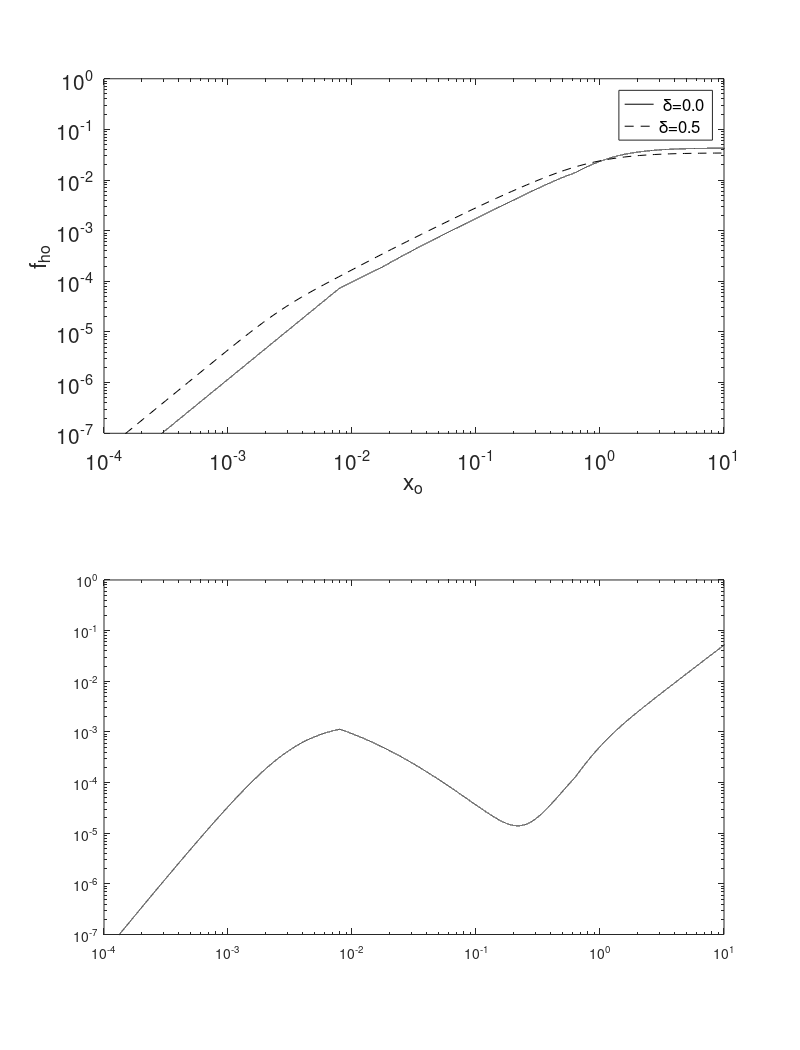

MATLAB code to generate this figure: (Note: this script raises an error after producing the figure.)
% model_floc_paper_crs.m
% CRS comments on original code from:

%This software is in support of the paper
% 'Modelling acoustic scattering by suspended flocculating sediments'
%by Peter D. Thorne1, Iain T. MacDonald and Christopher E. Vincent in Continental Shelf Research

% The program is for educational use and not for comercial purposes.
% The code is unsupported.

%1 The form function is calculated for the primary, intermediate and fully formed flocs as a function of particle size
%2 The average form function is calculated for the primary, intermediate and fully formed flocs as a function of particle size
%3 The normalise total scattering and viscous cross-section is calculated for the primary, intermediate and fully formed flocs as a function of particle size
%4 The average normalise total scattering and viscous cross-section is calculated for the primary, intermediate and fully formed flocs as a function of particle size
%5 Plots of the results are given


close all
clear all

% defining primary parameters
co=1480;
rho0=1000;
ck=5550;
rhok=2600;
Co=1/(rho0*co^2);
Ck=1/(rhok*ck^2); %compressibility
gk=rhok/rho0;
hk=ck/co;

f=3e6; % frequency

nz1=1e5;
a=logspace(-10,-2,nz1);
x=2*pi*a*f/co;
dx=diff(x); x=x(1:nz1-1); a=a(1:nz1-1);
nz=100; aa=logspace(-9,-3,nz);
xx=2*pi*aa*f/co;

% effective density
rhoex=1e-3./(a.^1); %choosen for illustration

% gamma_o  zeta_o values
beta1=1.02; % gamma_o
beta2=1.02; % zeta_o

% maximum physical value for effective density
zz=find(rhoex>(rhok-rho0)); rhoex(zz)=(rhok-rho0);
% not letting effective density go below zero
zz=find(rhoex<0); rhoex(zz)=0;
g=1+rhoex/(rho0);
zz=find(g<beta1); g(zz)=beta1;
phi=(gk-g)/(gk-1);


%wood expression
vw=((phi*rho0+(1-phi)*rhok).*(phi*Co+(1-phi)*Ck)).^(-0.5);
h=vw/co;
zz=find(h<beta2); h(zz)=beta2;
e=(g.*h.^2);


figure(1),orient tall


% **************************   form function   ************************
% form function f_fi
% g is gamma - this is unnumbered Clay & Medwin eqn on p. 65
kf=2*abs((e-1)./(3*e)+(g-1)./(2*g+1)); 
alpha1=1.2; % called epsilon_1 on p. 85
ffi=(kf.*x.^2)./(1+alpha1*x.^2); % Eqn. 6a

subplot(2,1,1),
loglog(x,ffi,'k'), hold on
xlabel('x_o','fontsize',15), ylabel('f_{ho}','fontsize',15)
axis([1e-4 1e1 1e-7 1e-0])
set(gca,'fontsize',15)
text(5,0.4,'a','fontsize',15)



% ave form function for lognormal distribution f_ho
dsigma=0.5;
%Lognormal
for jj=1:nz;
   xo=xx(jj);
   sigma=dsigma*xo;
   mu=log((xo.^2)./sqrt(xo.^2+sigma.^2));
   sigman=sqrt(log((sigma/xo).^2+1));
   plognorm=(1./(x*sigman*sqrt(2*pi))).*exp(-((log(x)-mu).^2)/(2*sigman.^2));
   axlng(jj)=sum(x.*plognorm.*dx);
   ax3=sum((x.^3).*plognorm.*dx);
   axf=sum(((x.^2).*(ffi.^2).*dx).*plognorm);
   aflng(jj)=sqrt((axlng(jj).*axf)./ax3);
end

loglog(axlng,aflng,'--k')


hh=legend(' \delta=0.0','\delta=0.5')
set(hh,'fontsize',12)

%% **************************   atten   ************************
% chi_fi scattering
% second Clay & Medwin eqn. on p. 85
kfalfa=2*(((e-1)./(3*e)).^2+(1/3)*((g-1)./(2*g+1)).^2);
chifi=(kfalfa.*x.^4)./(1-1.0*x+1.5*x.^2+kfalfa.*x.^4); % Eqn. 6b

%viscous atten
% chi_hs scattering

rho=g; %rhok/rho0;
v=1e-6; c=1480;

da=c*dx/(2*pi*f);
a=a(1:nz1-1);
w=2*pi*f;
k=2*pi*f/c;
beta=sqrt(w/(2*v));
delta=0.5*(1+(9./(2*beta*a)));
s=(9./(4*beta*a)).*(1+(1./(beta*a)));
e1=((k*(rho-1).^2)/2);
e2=s./(s.^2+(rho+delta).^2);

%converted to chi_hv values
e12=e1.*e2;
chiv=(4*a/3).*e12;



%combine scat and visc atten chi_h
chisvo=chifi+chiv;
subplot(2,1,2)
loglog(x,chisvo,'k'), hold on
axis([1e-4 1e1 1e-7 1e-0])
xlabel('x_o','fontsize',mn), ylabel('\chi_{ho}','fontsize',mn)
set(gca,'fontsize',mn)
%title('Normalised total scattering cross-section  - attenuation','fontsize',mn)
text(5,0.4,'b','fontsize',mn)


% ave scattering for lognormal distribution chi_ho
dsigma=0.5;
%Lognormal
for jj=1:nz;
   xo=xx(jj);
   sigma=dsigma*xo;
   mu=log((xo.^2)./sqrt(xo.^2+sigma.^2));
   sigman=sqrt(log((sigma/xo).^2+1));
   plognorm=(1./(x*sigman*sqrt(2*pi))).*exp(-((log(x)-mu).^2)/(2*sigman.^2));
   axlng(jj)=sum(x.*plognorm.*dx);
   ax3=sum((x.^3).*plognorm.*dx);
   axchi=sum((x.^2).*chisvo.*plognorm.*dx);
   achilngo(jj)=(axlng(jj).*axchi)./ax3;
end

loglog(axlng,achilngo,'--k')
